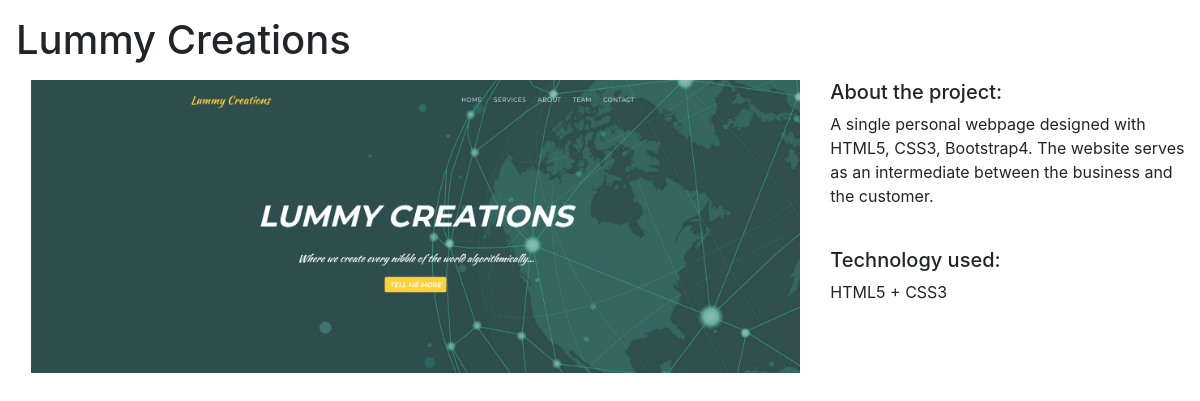
The page /portapps/1/ on the database its author committed.
### portapps/models.py (models this page shows)
class Portapp(models.Model):
    title = models.CharField(max_length=100)
    description = models.TextField()
    technology = models.CharField(max_length=20)
    image = models.FilePathField(path="/img")

### portapps/views.py (the view)
# urls.py: path("<int:pk>/", views.portapp_detail, name="portapp_detail"),
def portapp_detail(request, pk):
    portapp = Portapp.objects.get(pk=pk)
    context = {
            'portapp' : portapp
    }
    return render(request, 'portapp_detail.html', context)

### portapps/templates/portapp_detail.html
{% extends "base.html" %}
{% load static %}
{% block page_content %}
<h1 class="ml-3 mt-3">{{ portapp.title }}</h1>
<div class="row ml-3 mt-3">
    <div class="col-md-8">
        <img src="{% static portapp.image %}" alt="" width="100%">
    </div>
    <div class="col-md-4">
        <h5>About the project:</h5>
        <p>{{ portapp.description }}</p>
        <br>
        <h5>Technology used:</h5>
        <p>{{ portapp.technology }}</p>
    </div>
</div>
{% endblock %}

### rows shown on the page
Portapp: title "Lummy Creations", image (picture), description "A single personal webpage designed with HTML5, CSS3, Bootstrap4. The website serves as an intermediate between the business and the customer.", technology "HTML5 + CSS3"
